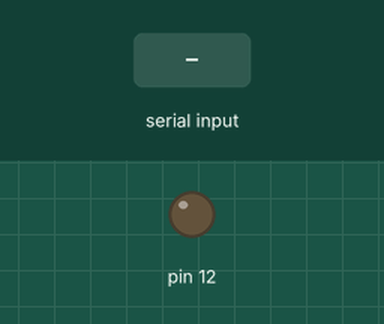
This sketch was run on a simulated Arduino Uno, built with avr-gcc and run on an emulated ATmega328P. On the bench: output pins drawn as LEDs (lit = HIGH). Inputs (shaded band) come from the test bench. What the sketch prints to the serial monitor is not drawn.

Above: at 1.2 s.
1.3 s: "1\n" received over Serial
At 1.6 s:
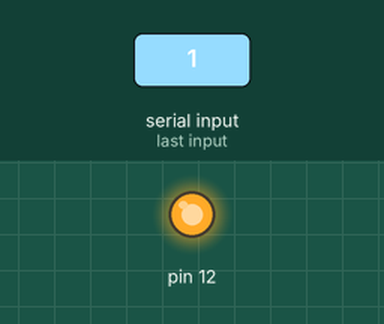
Timing chart, 0 to 4.3 s (numbered marks = the images above; inputs shaded):
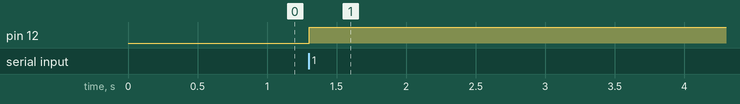

The sketch:

powersavingmechanism.ino
```cpp
void setup() {
  /*Initializing pin number 13 as output.
   *The switch is closed as value is low,
   *when the data is recieved switch opens and circuit breaks.
   */
pinMode(12,OUTPUT);

Serial.begin(9600);
}

void loop() {
  // Bluetooth send data to the board.
int data=0;
if(Serial.available() >0)//Sets serial data 0.

  data=Serial.read();
  Serial.print(data);
  Serial.print("\n");
if(data == '1')//If data =1 sends  value to bluetooth this is received by arduino and turns off the relay.
 {digitalWrite(12,HIGH);
 }
}
```

Measured:
- after the input at 1.3 s, pin 12: LOW → HIGH at once
